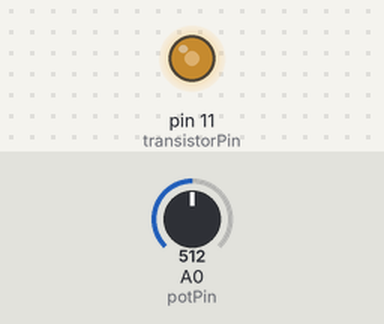
The sketch below on a simulated Arduino Uno, built with avr-gcc and run on an emulated ATmega328P. On the bench: output pins drawn as LEDs (lit = HIGH). The inputs (shaded band) are chosen by the test bench; at power-on: A0 (potPin) = 512.

Above: at 1.2 s.
1.3 s: A0 (potPin) set to 716
At 2.5 s:
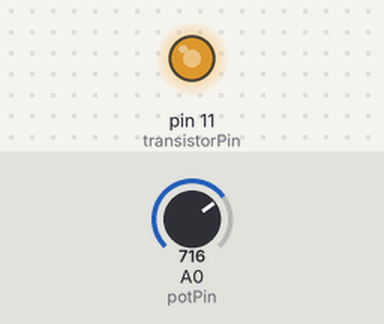
2.8 s: A0 (potPin) set to 900
At 3.7 s:
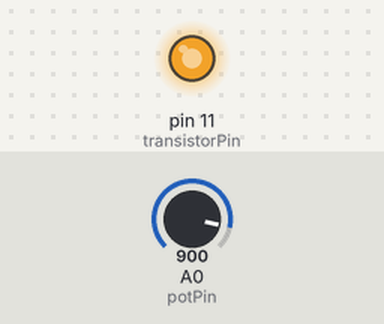
4.3 s: A0 (potPin) set to 122
At 4.8 s:
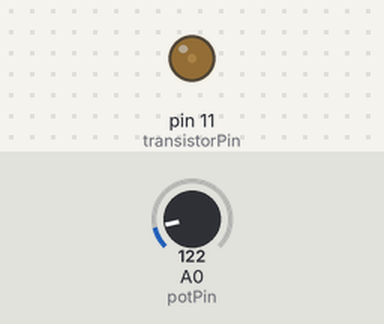
5.8 s: A0 (potPin) set to 0
At 7.2 s:
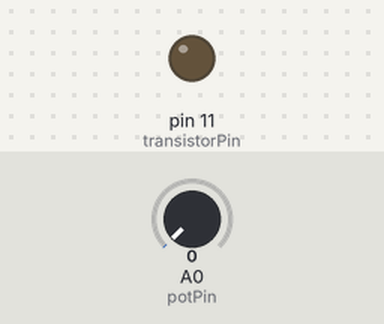
Timing chart, 0 to 8.3 s (numbered marks = the images above; inputs shaded):
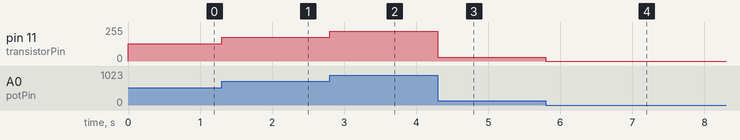

Measured:
- after the input at 1.3 s, pin 11 (transistorPin): 128/255 → 179/255 at once
- after the input at 2.8 s, pin 11 (transistorPin): 179/255 → 225/255 at once
- after the input at 4.3 s, pin 11 (transistorPin): 225/255 → 30/255 at once
- after the input at 5.8 s, pin 11 (transistorPin): 30/255 → 0/255 at once

The sketch:

p11_drive_dc_motor.ino
```cpp
int potPin = 0;
int transistorPin = 11;

int potValue;


void setup(){
  pinMode(transistorPin, OUTPUT);
}

void loop(){

  potValue = analogRead(potPin) / 4;
  analogWrite(transistorPin, potValue);
}
```
